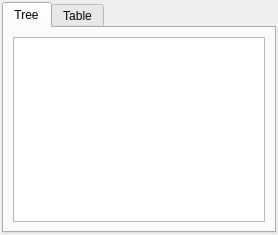
<?xml version="1.0" encoding="UTF-8"?>
<ui version="4.0">
 <class>CDbAircraftCategoryComponent</class>
 <widget class="QFrame" name="CDbAircraftCategoryComponent">
  <property name="geometry">
   <rect>
    <x>0</x>
    <y>0</y>
    <width>278</width>
    <height>235</height>
   </rect>
  </property>
  <property name="windowTitle">
   <string>Aircraft category</string>
  </property>
  <layout class="QVBoxLayout" name="vl_AircraftCategoryComponent">
   <property name="leftMargin">
    <number>2</number>
   </property>
   <property name="topMargin">
    <number>2</number>
   </property>
   <property name="rightMargin">
    <number>2</number>
   </property>
   <property name="bottomMargin">
    <number>2</number>
   </property>
   <item>
    <widget class="QTabWidget" name="tb_Views">
     <property name="currentIndex">
      <number>0</number>
     </property>
     <widget class="QWidget" name="tb_TreeView">
      <attribute name="title">
       <string>Tree</string>
      </attribute>
      <layout class="QVBoxLayout" name="vl_Tree">
       <item>
        <widget class="BlackGui::Views::CAircraftCategoryTreeView" name="tvp_AircraftCategoryTree">
         <attribute name="headerVisible">
          <bool>false</bool>
         </attribute>
        </widget>
       </item>
      </layout>
     </widget>
     <widget class="QWidget" name="tb_TableView">
      <attribute name="title">
       <string>Table</string>
      </attribute>
      <layout class="QVBoxLayout" name="vl_Table">
       <item>
        <widget class="BlackGui::Views::CAircraftCategoryView" name="tvp_AircraftCategoryView">
         <property name="selectionMode">
          <enum>QAbstractItemView::SingleSelection</enum>
         </property>
         <property name="selectionBehavior">
          <enum>QAbstractItemView::SelectRows</enum>
         </property>
         <attribute name="verticalHeaderVisible">
          <bool>false</bool>
         </attribute>
        </widget>
       </item>
      </layout>
     </widget>
    </widget>
   </item>
  </layout>
 </widget>
 <customwidgets>
  <customwidget>
   <class>BlackGui::Views::CAircraftCategoryView</class>
   <extends>QTableView</extends>
   <header>blackgui/views/aircraftcategoryview.h</header>
  </customwidget>
  <customwidget>
   <class>BlackGui::Views::CAircraftCategoryTreeView</class>
   <extends>QTreeView</extends>
   <header>blackgui/views/aircraftcategorytreeview.h</header>
  </customwidget>
 </customwidgets>
 <resources/>
 <connections/>
</ui>
